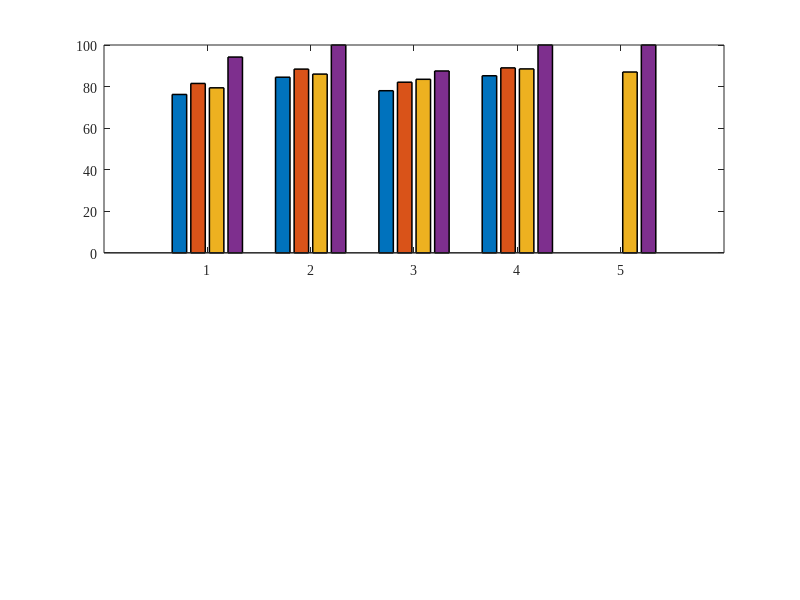

Reproduce this figure in MATLAB. (Note: this script raises an error after producing the figure.)
%% =========================================================================
%% MATLAB Script: IEEE Publication Figures for 5G NR/O-RAN Multi-Agent Paper
%% Generates:
%%   1) fig_combined_half_page.png (Unified Half-Page Layout for IEEEtran)
%%   2) fig2_baseline_comparison.png (Standalone Benchmark Comparison)
%%   3) fig3_ablation_and_latency.png (Standalone Ablation & Latency)
%%
%% Instructions:
%%   Open MATLAB, run this script (F5).
%%   Figures will be saved at 300 DPI into the figures directory and current folder.
%% =========================================================================

clear; clc; close all;

% Set default font to Times New Roman for IEEE publications
set(0, 'DefaultAxesFontName', 'Times New Roman');
set(0, 'DefaultTextFontName', 'Times New Roman');
set(0, 'DefaultAxesFontSize', 10);
set(0, 'DefaultTextFontSize', 10);

output_dir = fullfile(fileparts(mfilename('fullpath')), '..', 'figures');
if ~exist(output_dir, 'dir')
    output_dir = pwd;
end
fprintf('Figures will be saved to: %s\n\n', output_dir);

%% =========================================================================
%% 1) UNIFIED HALF-PAGE FIGURE (for IEEE double-column top float)
%% =========================================================================
fig_half = figure('Color', 'w', 'Position', [100, 100, 1450, 750], 'Visible', 'off');

% ----------------- TOP: Benchmark Comparison (spans [1 2]) -----------------
subplot(2, 2, [1 2]);
metrics = {'MRR (%)', 'Top-5 Recall (%)', 'TeleQnA Acc. (%)', 'Citation Acc. (%)', 'SON Compliance (%)'};
data_f2 = [
    76.2,  81.5,  79.4,   94.2;
    84.5,  88.4,  86.0,  100.0;
    78.0,  82.1,  83.5,   87.5;
    85.2,  89.0,  88.5,  100.0;
     0.0,   0.0,  87.0,  100.0
];
colors = [
    0.30, 0.43, 0.54;   % Slate Blue: TelecomRAG
    0.00, 0.45, 0.74;   % MATLAB Blue: Telco-RAG
    0.85, 0.33, 0.10;   % MATLAB Orange: Tele-LLM-Hub
    0.18, 0.49, 0.20    % Forest Green: Proposed Multi-Agent Framework
];
b2 = bar(data_f2, 'grouped', 'LineWidth', 1.1);
for k = 1:4
    b2(k).FaceColor = colors(k, :);
    b2(k).EdgeColor = [0.15, 0.15, 0.15];
end
grid on;
set(gca, 'GridLineStyle', '--', 'GridAlpha', 0.4, 'LineWidth', 1.1, 'Box', 'on');
set(gca, 'XTick', 1:5, 'XTickLabel', metrics, 'FontWeight', 'bold');
set(gca, 'YTick', 0:20:100);
ylim([0, 138]);
ylabel('Performance Score (%)', 'FontWeight', 'bold', 'FontSize', 11);
title('(a) Quantitative Benchmark Comparison with State-of-the-Art Baselines', 'FontWeight', 'bold', 'FontSize', 12);
for i = 1:size(data_f2, 1)
    for j = 1:size(data_f2, 2)
        val = data_f2(i, j);
        if val > 0
            x_pos = b2(j).XEndPoints(i);
            y_pos = b2(j).YEndPoints(i);
            text(x_pos, y_pos + 2.5, sprintf('%.1f', val), ...
                'HorizontalAlignment', 'center', 'VerticalAlignment', 'bottom', ...
                'FontWeight', 'bold', 'FontSize', 9, 'Color', [0.1, 0.1, 0.1]);
        end
    end
end
legend({'TelecomRAG (Yilma et al., 2024)', 'Telco-RAG (Bornea et al., 2024)', ...
        'Tele-LLM-Hub (Gajjar et al., 2025)', 'Proposed Multi-Agent Framework'}, ...
        'Location', 'north', 'NumColumns', 4, 'FontSize', 9.5, 'Box', 'on');

% ----------------- BOTTOM LEFT: Ablation Study -----------------
subplot(2, 2, 3);
categories = {'Dense Only', 'Standard RRF', 'Proposed EWRRF', 'EWRRF + Verifier'};
ablation_data = [
    75.0,  62.5;
    81.2,  75.0;
    87.5,  75.0;
    87.5, 100.0
];
b_abl = bar(ablation_data, 'grouped', 'LineWidth', 1.0);
b_abl(1).FaceColor = [0.00, 0.45, 0.74];
b_abl(1).EdgeColor = [0.00, 0.22, 0.40];
b_abl(2).FaceColor = [0.85, 0.33, 0.10];
b_abl(2).EdgeColor = [0.44, 0.14, 0.00];
grid on;
set(gca, 'GridLineStyle', '--', 'GridAlpha', 0.4, 'LineWidth', 1.1, 'Box', 'on');
set(gca, 'XTick', 1:4, 'XTickLabel', categories, 'FontWeight', 'bold');
set(gca, 'YTick', 50:10:100);
ylim([45, 125]);
ylabel('Score (%)', 'FontWeight', 'bold', 'FontSize', 10.5);
title('(b) Architectural Component Ablation', 'FontWeight', 'bold', 'FontSize', 11);
for i = 1:size(ablation_data, 1)
    for j = 1:size(ablation_data, 2)
        val = ablation_data(i, j);
        x_pos = b_abl(j).XEndPoints(i);
        y_pos = b_abl(j).YEndPoints(i);
        text(x_pos, y_pos + 2.0, sprintf('%.1f%%', val), ...
            'HorizontalAlignment', 'center', 'VerticalAlignment', 'bottom', ...
            'FontWeight', 'bold', 'FontSize', 8.5);
    end
end
legend({'TeleQnA Accuracy (%)', 'SON Compliance (%)'}, 'Location', 'northwest', 'FontSize', 9, 'Box', 'on');

% ----------------- BOTTOM RIGHT: Stage Latency -----------------
subplot(2, 2, 4);
stages = {'Stage 1 (EWRRF)', 'Stage 2 (DAG Plan)', 'Stage 3 (6 Agents)', 'Stage 4 (Verifier)', 'Stage 5 (Qwen GPU)'};
latencies = [48, 18, 42, 32, 1450];
bar_colors = [
    0.30, 0.75, 0.93;
    0.47, 0.67, 0.19;
    0.93, 0.69, 0.13;
    0.64, 0.08, 0.18;
    0.00, 0.45, 0.74
];
b_lat = barh(1:5, latencies, 0.55, 'LineWidth', 1.0, 'EdgeColor', [0.1, 0.1, 0.1]);
b_lat.FaceColor = 'flat';
for k = 1:5
    b_lat.CData(k, :) = bar_colors(k, :);
end
set(gca, 'XScale', 'log');
xlim([5, 30000]);
grid on;
set(gca, 'GridLineStyle', '--', 'GridAlpha', 0.4, 'LineWidth', 1.1, 'Box', 'on');
set(gca, 'YTick', 1:5, 'YTickLabel', stages, 'FontWeight', 'bold');
xlabel('Execution Latency (ms, log scale)', 'FontWeight', 'bold', 'FontSize', 10.5);
title('(c) Stage-Wise Execution Latency', 'FontWeight', 'bold', 'FontSize', 11);
for k = 1:5
    val = latencies(k);
    if val < 1000
        lbl = sprintf(' %d ms', val);
    else
        lbl = sprintf(' %.2f s (%d ms)', val/1000, val);
    end
    text(val * 1.18, k, lbl, 'VerticalAlignment', 'middle', 'FontWeight', 'bold', 'FontSize', 8.8, 'Color', [0.1, 0.1, 0.1]);
end

save_half = fullfile(output_dir, 'fig_combined_half_page.png');
exportgraphics(fig_half, save_half, 'Resolution', 300);
fprintf('Saved Half-Page Figure to: %s\n', save_half);

%% =========================================================================
%% 2) STANDALONE FIGURE 2
%% =========================================================================
fig2 = figure('Color', 'w', 'Position', [100, 100, 950, 520], 'Visible', 'off');
b = bar(data_f2, 'grouped', 'LineWidth', 1.1);
for k = 1:size(data_f2, 2)
    b(k).FaceColor = colors(k, :);
    b(k).EdgeColor = [0.15, 0.15, 0.15];
end
grid on;
set(gca, 'GridLineStyle', '--', 'GridAlpha', 0.5, 'LineWidth', 1.2, 'Box', 'on');
set(gca, 'XTick', 1:5, 'XTickLabel', metrics, 'FontWeight', 'bold');
set(gca, 'YTick', 0:20:100);
ylim([0, 140]);
ylabel('Performance Score (%)', 'FontWeight', 'bold', 'FontSize', 12);
title('Quantitative Benchmark Comparison with State-of-the-Art Works', 'FontWeight', 'bold', 'FontSize', 13);
for i = 1:size(data_f2, 1)
    for j = 1:size(data_f2, 2)
        val = data_f2(i, j);
        if val > 0
            x_pos = b(j).XEndPoints(i);
            y_pos = b(j).YEndPoints(i);
            text(x_pos, y_pos + 3.0, sprintf('%.1f', val), ...
                'HorizontalAlignment', 'center', 'VerticalAlignment', 'bottom', ...
                'FontWeight', 'bold', 'FontSize', 9.5, 'Color', [0.1, 0.1, 0.1]);
        end
    end
end
legend({'TelecomRAG (Yilma et al., 2024)', 'Telco-RAG (Bornea et al., 2024)', ...
        'Tele-LLM-Hub (Gajjar et al., 2025)', 'Proposed Multi-Agent Framework'}, ...
        'Location', 'north', 'NumColumns', 2, 'FontSize', 10, 'Box', 'on');
save_fig2 = fullfile(output_dir, 'fig2_baseline_comparison.png');
exportgraphics(fig2, save_fig2, 'Resolution', 300);
fprintf('Saved Figure 2 to: %s\n', save_fig2);

%% =========================================================================
%% 3) STANDALONE FIGURE 3
%% =========================================================================
fig3 = figure('Color', 'w', 'Position', [150, 150, 1100, 480], 'Visible', 'off');
subplot(1, 2, 1);
b_abl2 = bar(ablation_data, 'grouped', 'LineWidth', 1.0);
b_abl2(1).FaceColor = [0.00, 0.45, 0.74];
b_abl2(1).EdgeColor = [0.00, 0.22, 0.40];
b_abl2(2).FaceColor = [0.85, 0.33, 0.10];
b_abl2(2).EdgeColor = [0.44, 0.14, 0.00];
grid on;
set(gca, 'GridLineStyle', '--', 'GridAlpha', 0.5, 'LineWidth', 1.2, 'Box', 'on');
set(gca, 'XTick', 1:4, 'XTickLabel', categories, 'FontWeight', 'bold');
set(gca, 'YTick', 50:10:100);
ylim([45, 130]);
ylabel('Score (%)', 'FontWeight', 'bold', 'FontSize', 11.5);
title('(a) Architectural Component Ablation', 'FontWeight', 'bold', 'FontSize', 12);
for i = 1:size(ablation_data, 1)
    for j = 1:size(ablation_data, 2)
        val = ablation_data(i, j);
        x_pos = b_abl2(j).XEndPoints(i);
        y_pos = b_abl2(j).YEndPoints(i);
        text(x_pos, y_pos + 2.5, sprintf('%.1f%%', val), ...
            'HorizontalAlignment', 'center', 'VerticalAlignment', 'bottom', ...
            'FontWeight', 'bold', 'FontSize', 9.0);
    end
end
legend({'TeleQnA Accuracy (%)', 'SON Parameter Compliance (%)'}, 'Location', 'northwest', 'FontSize', 9.5, 'Box', 'on');

subplot(1, 2, 2);
b_lat2 = barh(1:5, latencies, 0.55, 'LineWidth', 1.0, 'EdgeColor', [0.1, 0.1, 0.1]);
b_lat2.FaceColor = 'flat';
for k = 1:5
    b_lat2.CData(k, :) = bar_colors(k, :);
end
set(gca, 'XScale', 'log');
xlim([5, 30000]);
grid on;
set(gca, 'GridLineStyle', '--', 'GridAlpha', 0.5, 'LineWidth', 1.2, 'Box', 'on');
set(gca, 'YTick', 1:5, 'YTickLabel', stages, 'FontWeight', 'bold');
xlabel('Execution Latency (milliseconds, log scale)', 'FontWeight', 'bold', 'FontSize', 11.5);
title('(b) Stage-Wise Execution Latency', 'FontWeight', 'bold', 'FontSize', 12);
for k = 1:5
    val = latencies(k);
    if val < 1000
        lbl = sprintf(' %d ms', val);
    else
        lbl = sprintf(' %.2f s (%d ms)', val/1000, val);
    end
    text(val * 1.18, k, lbl, 'VerticalAlignment', 'middle', 'FontWeight', 'bold', 'FontSize', 9.2, 'Color', [0.1, 0.1, 0.1]);
end
save_fig3 = fullfile(output_dir, 'fig3_ablation_and_latency.png');
exportgraphics(fig3, save_fig3, 'Resolution', 300);
fprintf('Saved Figure 3 to: %s\n\n', save_fig3);

fprintf('Done! All figures generated successfully in IEEE standard format.\n');
